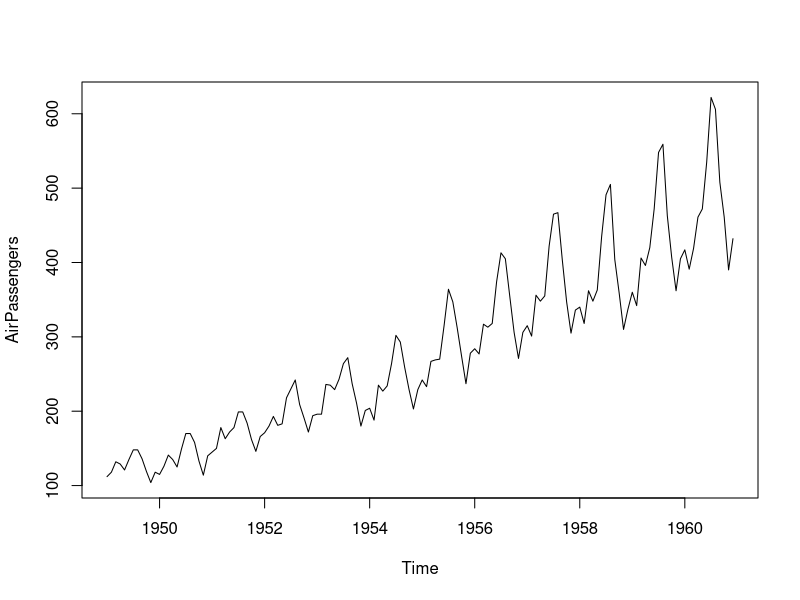
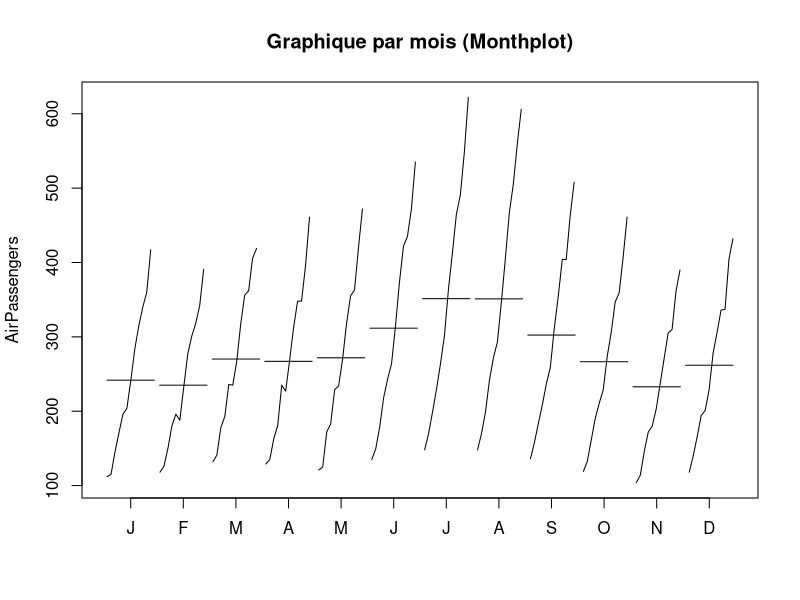
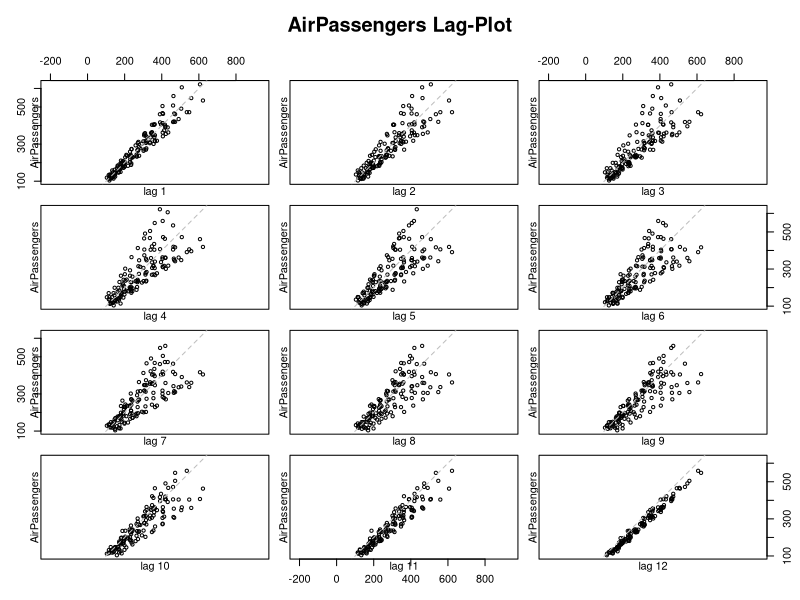
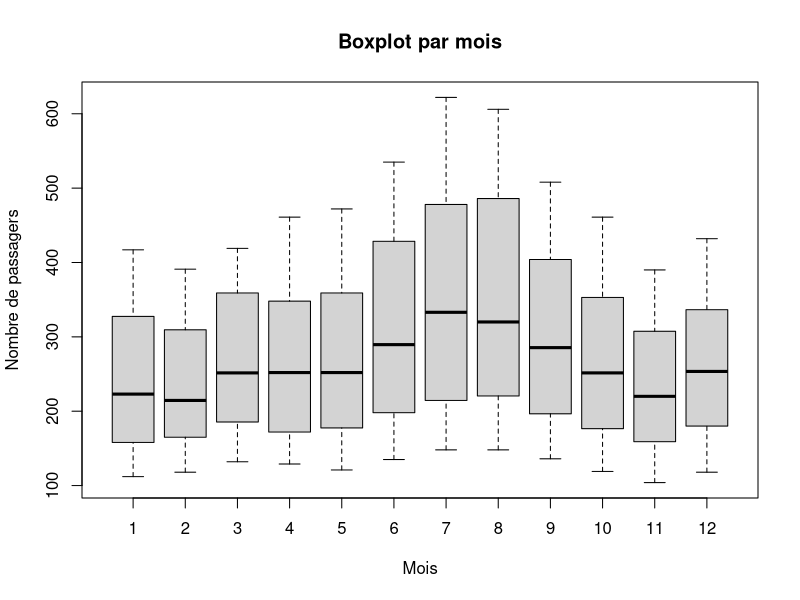
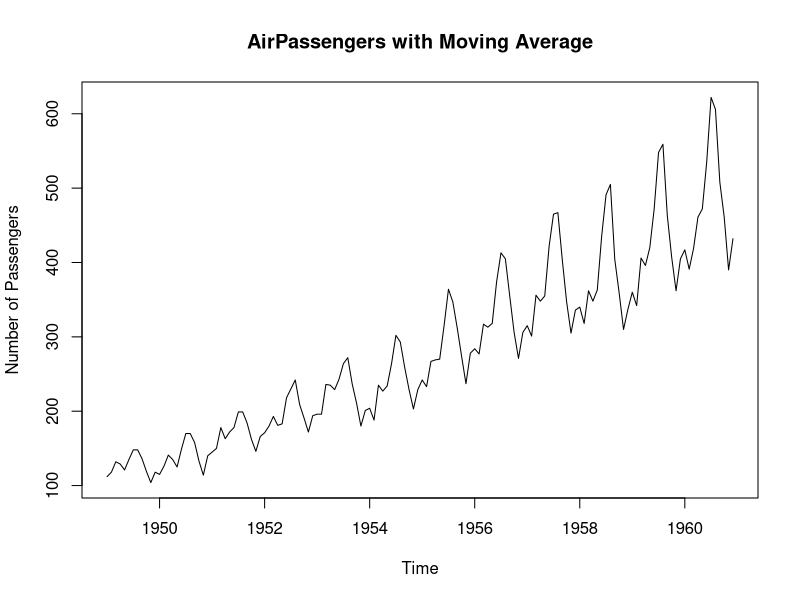

Write the R code that produced these figures, in order. (Note: this script raises an error after producing the figures.)
## ---- chunk 1
data(AirPassengers)
plot(AirPassengers)
## ---- chunk 2
library(forecast)

monthplot(AirPassengers, main = "Graphique par mois (Monthplot)")

lag.plot(
  AirPassengers,
  lags = 12,
  do.lines = FALSE,
  main = "AirPassengers Lag-Plot"
)

boxplot(
  AirPassengers ~ cycle(AirPassengers),
  main = "Boxplot par mois",
  xlab = "Mois",
  ylab = "Nombre de passagers"
)
## ---- chunk 3
library(stats)

trend_mm <- filter(
  AirPassengers,
  filter = c(1 / 24, rep(1 / 12, 11), 1 / 24),
  sides = 2
)

plot(
  AirPassengers,
  main = "AirPassengers with Moving Average",
  ylab = "Number of Passengers"
)
lines(ma, col = "red", lwd = 2)
legend(
  "topleft",
  legend = c("AirPassengers", "Moving Average"),
  col = c("black", "red"),
  lwd = 2
)
## ---- chunk 4
airpassengers_add <- decompose(AirPassengers, type = "additive")
plot(airpassengers_add)

airpassengers_mult <- decompose(AirPassengers, type = "multiplicative")
plot(airpassengers_mult)
## ---- chunk 5
dec_stl <- stl(log(AirPassengers), s.window = "periodic")
plot(dec_stl)
## ---- chunk 6
plot(diff(diff(log(AirPassengers), lag = 12)))
